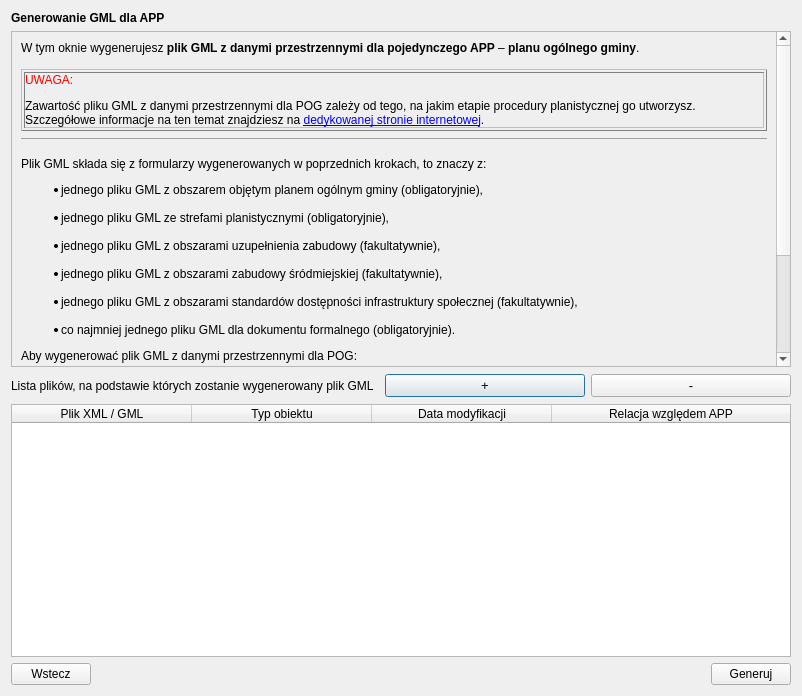
<?xml version="1.0" encoding="UTF-8"?>
<ui version="4.0">
 <class>Dialog</class>
 <widget class="QDialog" name="Dialog">
  <property name="enabled">
   <bool>true</bool>
  </property>
  <property name="geometry">
   <rect>
    <x>0</x>
    <y>0</y>
    <width>802</width>
    <height>696</height>
   </rect>
  </property>
  <property name="minimumSize">
   <size>
    <width>800</width>
    <height>600</height>
   </size>
  </property>
  <property name="windowTitle">
   <string>Dialog</string>
  </property>
  <layout class="QGridLayout" name="gridLayout">
   <item row="0" column="0">
    <layout class="QVBoxLayout" name="verticalLayout">
     <item>
      <widget class="QLabel" name="title_lbl">
       <property name="font">
        <font>
         <weight>75</weight>
         <bold>true</bold>
        </font>
       </property>
       <property name="text">
        <string>Generowanie GML dla APP</string>
       </property>
       <property name="margin">
        <number>7</number>
       </property>
      </widget>
     </item>
     <item>
      <widget class="QScrollArea" name="instruction_scrollArea">
       <property name="sizePolicy">
        <sizepolicy hsizetype="Expanding" vsizetype="Preferred">
         <horstretch>0</horstretch>
         <verstretch>0</verstretch>
        </sizepolicy>
       </property>
       <property name="widgetResizable">
        <bool>true</bool>
       </property>
       <widget class="QWidget" name="scrollAreaWidgetContents">
        <property name="geometry">
         <rect>
          <x>0</x>
          <y>0</y>
          <width>763</width>
          <height>458</height>
         </rect>
        </property>
        <property name="sizePolicy">
         <sizepolicy hsizetype="Preferred" vsizetype="Preferred">
          <horstretch>0</horstretch>
          <verstretch>0</verstretch>
         </sizepolicy>
        </property>
        <layout class="QGridLayout" name="gridLayout_2">
         <item row="0" column="0">
          <widget class="QLabel" name="instruction_lbl">
           <property name="font">
            <font>
             <stylestrategy>PreferDefault</stylestrategy>
            </font>
           </property>
           <property name="text">
            <string>&lt;html&gt;&lt;head/&gt;&lt;body&gt;&lt;p&gt;W tym oknie wygenerujesz &lt;span style=&quot; font-weight:600;&quot;&gt;plik GML z danymi przestrzennymi dla pojedynczego APP&lt;/span&gt; – &lt;span style=&quot; font-weight:600;&quot;&gt;planu ogólnego gminy&lt;/span&gt;.&lt;br/&gt;&lt;/p&gt;&lt;table border=&quot;1&quot; style=&quot; margin-top:0px; margin-bottom:0px; margin-left:0px; margin-right:0px; border-collapse:collapse;&quot; cellspacing=&quot;2&quot; cellpadding=&quot;0&quot;&gt;&lt;tr&gt;&lt;td&gt;&lt;p&gt;&lt;span style=&quot; color:#ff0000;&quot;&gt;UWAGA: &lt;/span&gt;&lt;/p&gt;&lt;p&gt;Zawartość pliku GML z danymi przestrzennymi dla POG zależy od tego, na jakim etapie procedury planistycznej go utworzysz. Szczegółowe informacje na ten temat znajdziesz na &lt;a href=&quot;https://www.gov.pl/web/zagospodarowanieprzestrzenne/specyfikacja-danych&quot;&gt;&lt;span style=&quot; text-decoration: underline; color:#0000ff;&quot;&gt;dedykowanej stronie internetowej&lt;/span&gt;&lt;/a&gt;.&lt;/p&gt;&lt;/td&gt;&lt;/tr&gt;&lt;/table&gt;&lt;hr/&gt;&lt;p&gt;Plik GML składa się z formularzy wygenerowanych w poprzednich krokach, to znaczy z:&lt;/p&gt;&lt;ul style=&quot;margin-top: 0px; margin-bottom: 0px; margin-left: 0px; margin-right: 0px; -qt-list-indent: 1;&quot;&gt;&lt;li style=&quot; margin-top:12px; margin-bottom:0px; margin-left:0px; margin-right:0px; -qt-block-indent:0; text-indent:0px;&quot;&gt;jednego pliku GML z obszarem objętym planem ogólnym gminy (obligatoryjnie),&lt;br/&gt;&lt;/li&gt;&lt;li style=&quot; margin-top:0px; margin-bottom:0px; margin-left:0px; margin-right:0px; -qt-block-indent:0; text-indent:0px;&quot;&gt;jednego pliku GML ze strefami planistycznymi (obligatoryjnie),&lt;br/&gt;&lt;/li&gt;&lt;li style=&quot; margin-top:0px; margin-bottom:0px; margin-left:0px; margin-right:0px; -qt-block-indent:0; text-indent:0px;&quot;&gt;jednego pliku GML z obszarami uzupełnienia zabudowy (fakultatywnie),&lt;br/&gt;&lt;/li&gt;&lt;li style=&quot; margin-top:0px; margin-bottom:0px; margin-left:0px; margin-right:0px; -qt-block-indent:0; text-indent:0px;&quot;&gt;jednego pliku GML z obszarami zabudowy śródmiejskiej (fakultatywnie),&lt;br/&gt;&lt;/li&gt;&lt;li style=&quot; margin-top:0px; margin-bottom:0px; margin-left:0px; margin-right:0px; -qt-block-indent:0; text-indent:0px;&quot;&gt;jednego pliku GML z obszarami standardów dostępności infrastruktury społecznej (fakultatywnie),&lt;br/&gt;&lt;/li&gt;&lt;li style=&quot; margin-top:0px; margin-bottom:12px; margin-left:0px; margin-right:0px; -qt-block-indent:0; text-indent:0px;&quot;&gt;co najmniej jednego pliku GML dla dokumentu formalnego (obligatoryjnie).&lt;/li&gt;&lt;/ul&gt;&lt;p&gt;Aby wygenerować plik GML z danymi przestrzennymi dla POG:&lt;/p&gt;&lt;ol style=&quot;margin-top: 0px; margin-bottom: 0px; margin-left: 0px; margin-right: 0px; -qt-list-indent: 1;&quot;&gt;&lt;li style=&quot; margin-top:12px; margin-bottom:0px; margin-left:0px; margin-right:0px; -qt-block-indent:0; text-indent:0px;&quot;&gt;Wczytaj do tabeli za pomocą przycisków &lt;span style=&quot; font-weight:600;&quot;&gt;„+”&lt;/span&gt; i &lt;span style=&quot; font-weight:600;&quot;&gt;„–” &lt;/span&gt;wszystkie pliki składające się na plik GML dla pojedynczego APP.&lt;br/&gt;&lt;/li&gt;&lt;li style=&quot; margin-top:0px; margin-bottom:0px; margin-left:0px; margin-right:0px; -qt-block-indent:0; text-indent:0px;&quot;&gt;Wybierz odpowiednią relację dla każdego pliku odczytanego jako &lt;span style=&quot; font-weight:600;&quot;&gt;Dokument formalny&lt;/span&gt;, jaka wiąże ten dokument z aktem.&lt;br/&gt;&lt;/li&gt;&lt;li style=&quot; margin-top:0px; margin-bottom:12px; margin-left:0px; margin-right:0px; -qt-block-indent:0; text-indent:0px;&quot;&gt;Kliknij przycisk &lt;span style=&quot; font-weight:600;&quot;&gt;Generuj&lt;/span&gt;, który uruchomi wstępną walidację i umożliwi zapisanie gotowego pliku GML dla POG na dysku.&lt;/li&gt;&lt;/ol&gt;&lt;p&gt;&lt;span style=&quot; font-family:'Aptos','sans-serif';&quot;&gt;Do tabeli możliwe jest wczytanie wyłącznie pojedynczych plików GML zawierających dany typ obiektu.&lt;/span&gt;&lt;/p&gt;&lt;p&gt;Po poprawnym wygenerowaniu pliku GML dla pojedynczego APP zdecyduj czy będziesz tworzył kolejne dane przestrzenne dla pojedynczego APP, przejdziesz do tworzenia zbioru APP czy zakończysz pracę.&lt;/p&gt;&lt;/body&gt;&lt;/html&gt;</string>
           </property>
           <property name="alignment">
            <set>Qt::AlignJustify|Qt::AlignVCenter</set>
           </property>
           <property name="wordWrap">
            <bool>true</bool>
           </property>
           <property name="openExternalLinks">
            <bool>true</bool>
           </property>
          </widget>
         </item>
        </layout>
       </widget>
      </widget>
     </item>
     <item>
      <layout class="QGridLayout" name="gridLayout_3">
       <item row="0" column="0">
        <widget class="QLabel" name="addFile_lbl">
         <property name="minimumSize">
          <size>
           <width>0</width>
           <height>25</height>
          </size>
         </property>
         <property name="text">
          <string>Lista plików, na podstawie których zostanie wygenerowany plik GML</string>
         </property>
        </widget>
       </item>
       <item row="0" column="3">
        <widget class="QPushButton" name="deleteElement_btn">
         <property name="minimumSize">
          <size>
           <width>200</width>
           <height>23</height>
          </size>
         </property>
         <property name="font">
          <font>
           <pointsize>10</pointsize>
          </font>
         </property>
         <property name="text">
          <string>-</string>
         </property>
         <property name="autoDefault">
          <bool>false</bool>
         </property>
        </widget>
       </item>
       <item row="0" column="2">
        <widget class="QPushButton" name="addElement_btn">
         <property name="minimumSize">
          <size>
           <width>200</width>
           <height>23</height>
          </size>
         </property>
         <property name="font">
          <font>
           <pointsize>10</pointsize>
          </font>
         </property>
         <property name="text">
          <string>+</string>
         </property>
         <property name="autoDefault">
          <bool>true</bool>
         </property>
        </widget>
       </item>
       <item row="0" column="1">
        <spacer name="horizontalSpacer_2">
         <property name="orientation">
          <enum>Qt::Horizontal</enum>
         </property>
         <property name="sizeHint" stdset="0">
          <size>
           <width>40</width>
           <height>20</height>
          </size>
         </property>
        </spacer>
       </item>
      </layout>
     </item>
     <item>
      <widget class="QTableWidget" name="filesTable_widget">
       <property name="minimumSize">
        <size>
         <width>0</width>
         <height>150</height>
        </size>
       </property>
       <attribute name="horizontalHeaderDefaultSectionSize">
        <number>180</number>
       </attribute>
       <attribute name="horizontalHeaderStretchLastSection">
        <bool>true</bool>
       </attribute>
       <attribute name="verticalHeaderMinimumSectionSize">
        <number>20</number>
       </attribute>
       <attribute name="verticalHeaderDefaultSectionSize">
        <number>20</number>
       </attribute>
       <column>
        <property name="text">
         <string>Plik XML / GML</string>
        </property>
       </column>
       <column>
        <property name="text">
         <string>Typ obiektu</string>
        </property>
       </column>
       <column>
        <property name="text">
         <string>Data modyfikacji</string>
        </property>
       </column>
       <column>
        <property name="text">
         <string>Relacja względem APP</string>
        </property>
       </column>
      </widget>
     </item>
     <item>
      <layout class="QHBoxLayout" name="horizontalLayout_4">
       <item>
        <widget class="QPushButton" name="prev_btn">
         <property name="enabled">
          <bool>true</bool>
         </property>
         <property name="text">
          <string>Wstecz</string>
         </property>
         <property name="autoDefault">
          <bool>false</bool>
         </property>
        </widget>
       </item>
       <item>
        <spacer name="horizontalSpacer_3">
         <property name="orientation">
          <enum>Qt::Horizontal</enum>
         </property>
         <property name="sizeHint" stdset="0">
          <size>
           <width>40</width>
           <height>20</height>
          </size>
         </property>
        </spacer>
       </item>
       <item>
        <widget class="QPushButton" name="generate_btn">
         <property name="text">
          <string>Generuj</string>
         </property>
         <property name="autoDefault">
          <bool>false</bool>
         </property>
        </widget>
       </item>
      </layout>
     </item>
    </layout>
   </item>
  </layout>
 </widget>
 <tabstops>
  <tabstop>instruction_scrollArea</tabstop>
  <tabstop>addElement_btn</tabstop>
  <tabstop>deleteElement_btn</tabstop>
  <tabstop>filesTable_widget</tabstop>
  <tabstop>prev_btn</tabstop>
  <tabstop>generate_btn</tabstop>
 </tabstops>
 <resources/>
 <connections/>
</ui>
